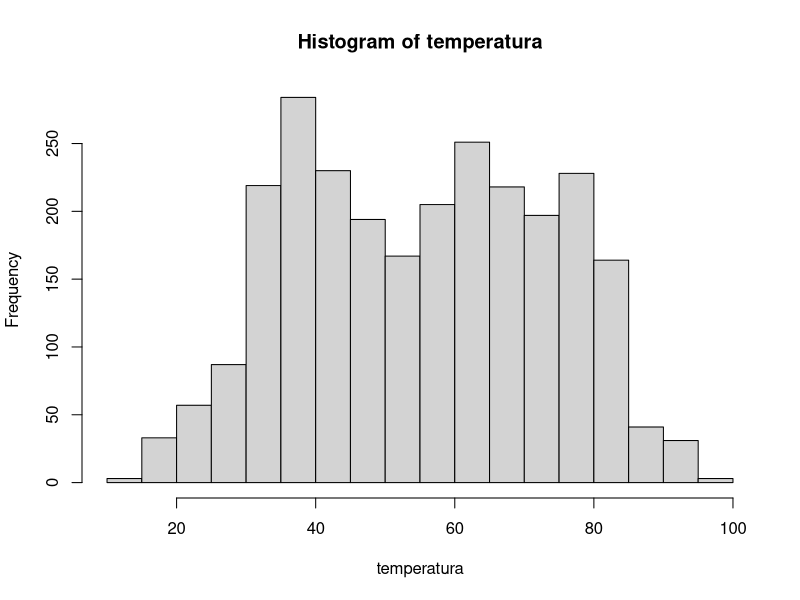

The R script that drew this image: (Note: this script raises an error after producing the figure.)
# nombre del archivo a mandar por correo:
# nombre_apellido_inferencia_profesor.R
# ejemplo:
# juan_perez_estadistica_mayer.R

# No olvide ejecutar las líneas 6 y 11 antes de empezar el resto del trabajo
library(readxl)
library(tidyverse)


# 1. Use la función read_excel para cargar los datos que se encuentran en el archivo excel datos_ie.xlsx
misdatos <- read_excel("datos_ie.xlsx")





# 2. Para la variable "velocidad_viento", que es una de las columnas de los datos 
# que acaba de cargar, encuentre lo siguiente usando la función quantile:


# 2.1 el cuantil 0.025 (2 pto)
misdatos %>% summarize(cuantil_velocidad_viento = quantile(velocidad_viento, 0.025))

# 2.2 la mediana (2 pto)

misdatos %>% summarize(mediana_velocidad_viento = median(velocidad_viento))

# 2.3 el cuantil 0.975 (2 pto)
misdatos %>% summarize(cuantil_1_velocidad_viento = quantile(velocidad_viento, 0.975))

# Nota la función quantile es la que calcula cuantiles de un vector. Por ejemplo si el vector se llama x y
# queremos calcular el cuantil 37 escribiremos en R quantile(x, 0.37)





# 3. Para la variable "temperatura" compute lo siguiente

# 3.1 la media (2 pto)
misdatos %>% summarize(media_temperatura = mean(temperatura))

# 3.2 la desviación estandar    (2 pto)
misdatos %>% summarize(desviacion_estandar_temperatura = sd(temperatura))

# 3.3 la cantidad de observaciones (n)   (2 pto)
misdatos %>% summarize(desviacion_estandar_temperatura = n())

# 3.4 la desviación estandar, dividida por la raíz de n  (2 pto)

  




# 4. Grafique los histogramas de estas cuatro variables: temperatura, humedad,
# punto_rocio y velocidad_viento. Puede usar cualquier función y paquete de R (4 pts)

misdatos %>% summarize(hist_temperatura = hist(temperatura))

misdatos %>% summarize(hist_punto_rocio = hist(punto_rocio))

misdatos %>% summarize(hist_humedad = hist(humedad))

misdatos %>% summarize(hist_velocidad_viento = hist(velocidad_viento))


# 5. Use el comando pnorm, para encontrar la probabilidad de que una variable aleatoria normal
# estándard esté entre -1 y 1.2, es decir, encontrar P(-1 <= z <= 1.2)
# Nota, el comando pnorm asume por defecto que nuestra normal es estándar. (2 pto)

misdatos <- pnorm(-1, 1.2)
